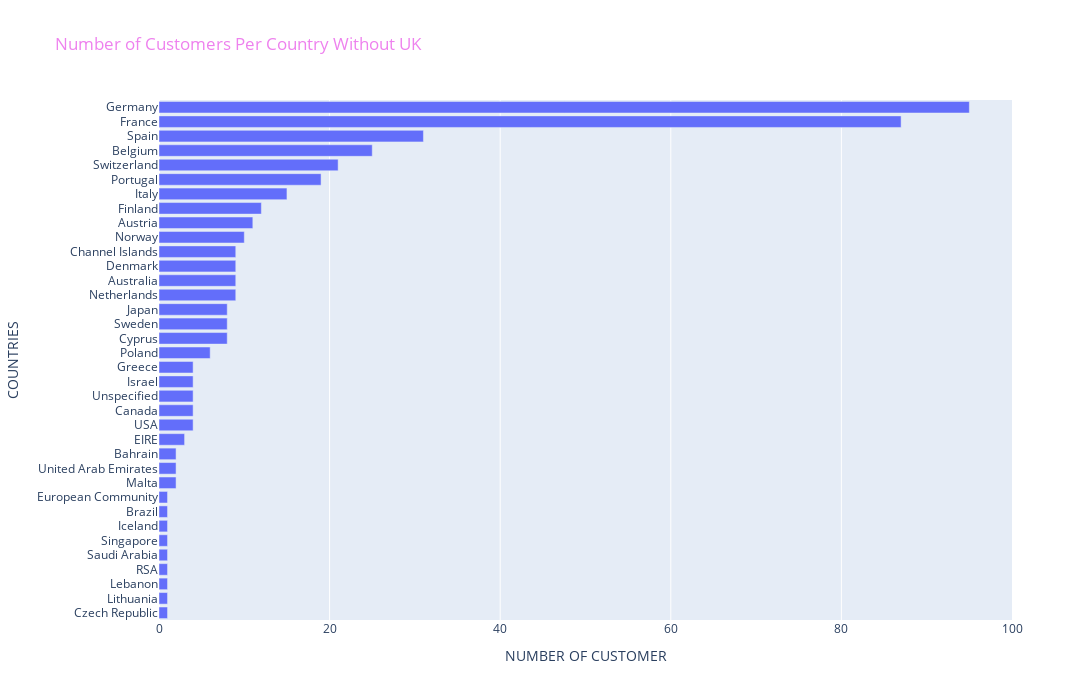

The notebook cell this image was saved under:
### Code cell
# PLOTLY BAR PLOT
import plotly.express as px
plt.figure(figsize=(16, 9))
fig = px.bar(df.groupby('Country')["CustomerID"].nunique().sort_values(ascending=False),
             x=df.groupby('Country')["CustomerID"].nunique(
).sort_values(ascending=False).iloc[1:],
    y=df.groupby('Country')["CustomerID"].nunique(
).sort_values(ascending=False).iloc[1:].index,
    title="Number of Customers Per Country Without UK")
fig.update_yaxes(categoryorder='total ascending')
fig.update_layout(xaxis_title="NUMBER OF CUSTOMER", yaxis_title="COUNTRIES",
                  autosize=False, width=1400, height=700, title_font_color="violet",)
fig.show()

### Figure 1 — Plotly figure (JSON) as saved in the notebook; plotly's stock layout.template omitted (floating-point values rounded to 4 significant figures)
{"data": [{"alignmentgroup": "True", "hovertemplate": "x=%{x}<br>y=%{y}<extra></extra>", "legendgroup": "", "marker": {"color": "#636efa", "pattern": {"shape": ""}}, "name": "", "offsetgroup": "", "orientation": "h", "showlegend": false, "textposition": "auto", "type": "bar", "x": [95, 87, 31, 25, 21, 19, 15, 12, 11, 10, 9, 9, 9, 9, 8, 8, 8, 6, 4, 4, 4, 4, 4, 3, 2, 2, 2, 1, 1, 1, 1, 1, 1, 1, 1, 1], "xaxis": "x", "y": ["Germany", "France", "Spain", "Belgium", "Switzerland", "Portugal", "Italy", "Finland", "Austria", "Norway", "Netherlands", "Australia", "Denmark", "Channel Islands", "Cyprus", "Sweden", "Japan", "Poland", "USA", "Canada", "Unspecified", "Israel", "Greece", "EIRE", "Malta", "United Arab Emirates", "Bahrain", "Czech Republic", "Lithuania", "Lebanon", "RSA", "Saudi Arabia", "Singapore", "Iceland", "Brazil", "European Community"], "yaxis": "y"}], "layout": {"autosize": false, "barmode": "relative", "height": 700, "legend": {"tracegroupgap": 0}, "title": {"font": {"color": "violet"}, "text": "Number of Customers Per Country Without UK"}, "width": 1400, "xaxis": {"anchor": "y", "domain": [0, 1], "title": {"text": "NUMBER OF CUSTOMER"}}, "yaxis": {"anchor": "x", "categoryorder": "total ascending", "domain": [0, 1], "title": {"text": "COUNTRIES"}}}}
